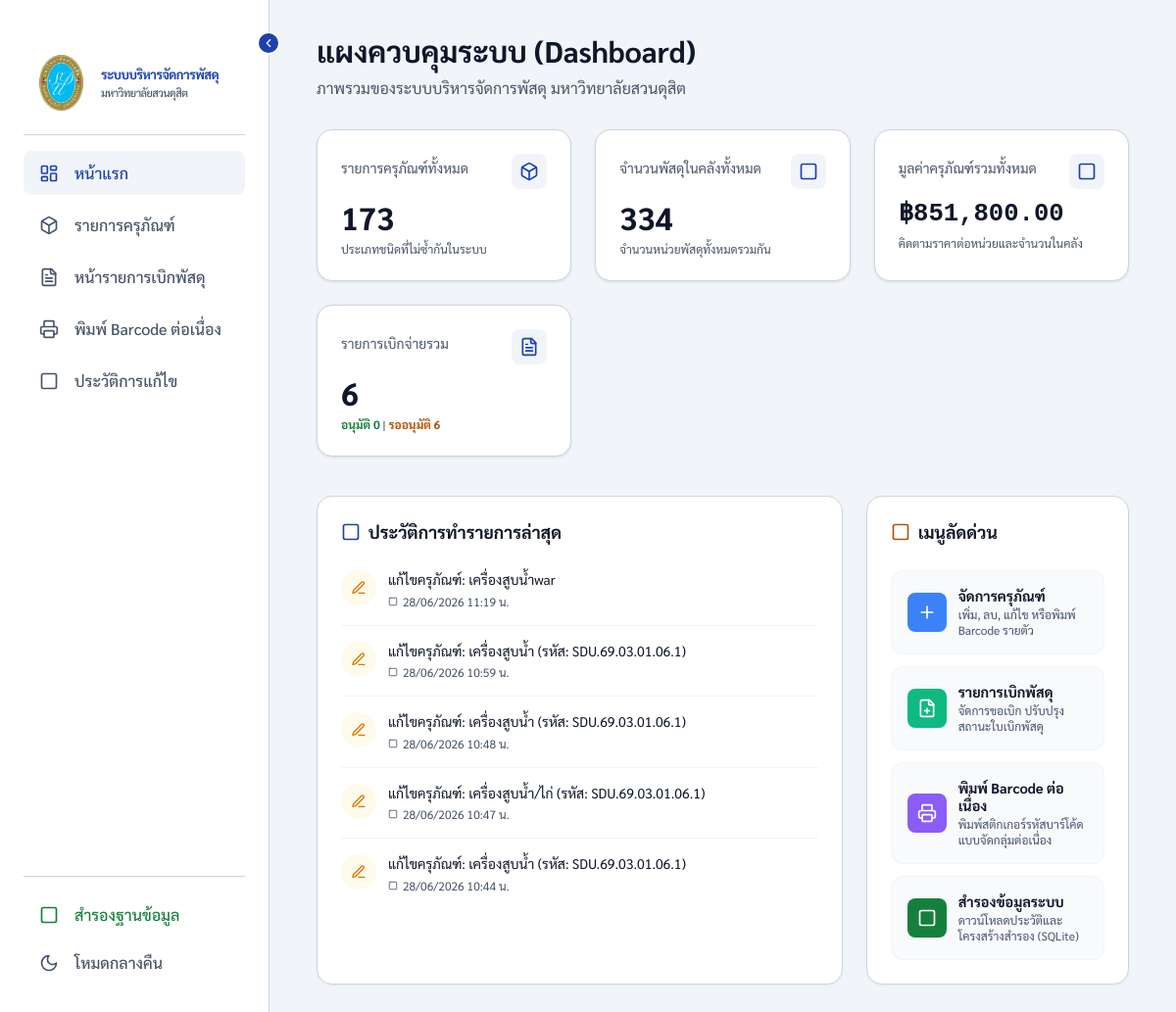
The page / on the database its author committed.
### tables this page shows
CREATE TABLE audit_logs (
        id INTEGER PRIMARY KEY AUTOINCREMENT,
        action_type VARCHAR(50) NOT NULL,
        table_name VARCHAR(50) NOT NULL,
        record_id INTEGER,
        details TEXT,
        created_at TIMESTAMP DEFAULT CURRENT_TIMESTAMP
    );

### index.php (the view, shortened to what this page needs)
<?php
require_once 'includes/db.php';
$total_items = $pdo->query("SELECT COUNT(*) FROM items")->fetchColumn();
$total_qty = $pdo->query("SELECT COALESCE(SUM(quantity), 0) FROM items")->fetchColumn();
$total_value = $pdo->query("SELECT COALESCE(SUM(quantity * unit_price), 0) FROM items")->fetchColumn();
$total_reqs = $pdo->query("SELECT COUNT(*) FROM requisitions")->fetchColumn();
$pending_reqs = $pdo->query("SELECT COUNT(*) FROM requisitions WHERE status = 'Pending'")->fetchColumn();
$approved_reqs = $pdo->query("SELECT COUNT(*) FROM requisitions WHERE status = 'Approved'")->fetchColumn();
$audit_logs = $pdo->query("SELECT * FROM audit_logs ORDER BY created_at DESC LIMIT 5")->fetchAll();
include 'includes/header.php';
?>
<div class="page-header" style="margin-bottom: 2rem;">
    <h1 class="page-title">แผงควบคุมระบบ (Dashboard)</h1>
    <p class="page-subtitle">ภาพรวมของระบบบริหารจัดการพัสดุ มหาวิทยาลัยสวนดุสิต</p>
</div>
<div class="stats-grid">
    <div class="stat-card">
        <div class="stat-header">
            <span class="stat-label">รายการครุภัณฑ์ทั้งหมด</span>
            <div class="stat-icon-wrapper">
                <i data-lucide="box" style="width: 20px; height: 20px;"></i>
            </div>
        </div>
        <div class="stat-value"><?php echo number_format($total_items); ?></div>
        <div style="font-size: 0.75rem; color: var(--text-muted); margin-top: 4px;">ประเภทชนิดที่ไม่ซ้ำกันในระบบ</div>
    </div>
    <div class="stat-card">
        <div class="stat-header">
            <span class="stat-label">จำนวนพัสดุในคลังทั้งหมด</span>
            <div class="stat-icon-wrapper">
                <i data-lucide="layers" style="width: 20px; height: 20px;"></i>
            </div>
        </div>
        <div class="stat-value"><?php echo number_format($total_qty); ?></div>
        <div style="font-size: 0.75rem; color: var(--text-muted); margin-top: 4px;">จำนวนหน่วยพัสดุทั้งหมดรวมกัน</div>
    </div>
    <div class="stat-card">
        <div class="stat-header">
            <span class="stat-label">มูลค่าครุภัณฑ์รวมทั้งหมด</span>
            <div class="stat-icon-wrapper">
                <i data-lucide="wallet" style="width: 20px; height: 20px;"></i>
            </div>
        </div>
        <div class="stat-value" style="font-size: 1.6rem; line-height: 2.2rem; font-family: monospace; font-weight: 700;">฿<?php echo number_format($total_value, 2); ?></div>
        <div style="font-size: 0.75rem; color: var(--text-muted); margin-top: 4px;">คิดตามราคาต่อหน่วยและจำนวนในคลัง</div>
    </div>
    <div class="stat-card">
        <div class="stat-header">
            <span class="stat-label">รายการเบิกจ่ายรวม</span>
            <div class="stat-icon-wrapper">
                <i data-lucide="file-text" style="width: 20px; height: 20px;"></i>
            </div>
        </div>
        <div class="stat-value"><?php echo number_format($total_reqs); ?></div>
        <div style="font-size: 0.75rem; color: var(--text-muted); margin-top: 4px;">
            <span style="color: var(--success); font-weight: 600;">อนุมัติ <?php echo $approved_reqs; ?></span> |
            <span style="color: var(--warning); font-weight: 600;">รออนุมัติ <?php echo $pending_reqs; ?></span>
        </div>
    </div>
</div>
<div class="dashboard-grid">
    <div class="panel-card">
        <div class="panel-title">
            <i data-lucide="activity" style="width: 20px; height: 20px; color: var(--primary);"></i>
            <span>ประวัติการทำรายการล่าสุด</span>
        </div>
        <div class="activity-list">
            <?php if (empty($audit_logs)): ?>
                <div style="text-align: center; color: var(--text-muted); padding: 2rem; font-style: italic; font-size: 0.9rem;">
                    ยังไม่มีข้อมูลประวัติการแก้ไขในระบบ
                </div>
            <?php else: ?>
                <?php foreach ($audit_logs as $log): ?>
                    <?php
                    $action_class = strtolower($log['action_type']);
                    $action_icon = 'info';
                    $action_text = $log['action_type'];
                    if ($action_class == 'insert') {
                        $action_icon = 'plus';
                        $action_text = 'เพิ่ม';
                    } elseif ($action_class == 'update') {
                        $action_icon = 'edit-3';
                        $action_text = 'แก้ไข';
                    } elseif ($action_class == 'delete') {
                        $action_icon = 'trash-2';
                        $action_text = 'ลบ';
                    } elseif ($action_class == 'approved') {
                        $action_icon = 'check-circle';
                        $action_text = 'อนุมัติ';
                    } elseif ($action_class == 'rejected') {
                        $action_icon = 'x-circle';
                        $action_text = 'ปฏิเสธ';
                    }
                    ?>
                    <div class="activity-item">
                        <div class="activity-icon <?php echo $action_class; ?>" title="<?php echo $action_text; ?>">
                            <i data-lucide="<?php echo $action_icon; ?>" style="width: 16px; height: 16px;"></i>
                        </div>
                        <div class="activity-content">
                            <div class="activity-text">
                                <?php echo htmlspecialchars($log['details']); ?>
                            </div>
                            <div class="activity-time">
                                <i data-lucide="clock" style="width: 10px; height: 10px; display: inline-block; vertical-align: middle; margin-right: 2px;"></i>
                                <span style="vertical-align: middle;"><?php echo date('d/m/Y H:i น.', strtotime($log['created_at'])); ?></span>
                            </div>
                        </div>
                    </div>
                <?php endforeach; ?>
            <?php endif; ?>
        </div>
    </div>
    <div class="panel-card">
        <div class="panel-title">
            <i data-lucide="zap" style="width: 20px; height: 20px; color: var(--warning);"></i>
            <span>เมนูลัดด่วน</span>
        </div>
        <div class="quick-actions-list">
            <a href="items.php" class="quick-action-card">
                <div class="quick-action-icon" style="background: #3b82f6;">
                    <i data-lucide="plus" style="width: 20px; height: 20px;"></i>
                </div>
                <div class="quick-action-info">
                    <span class="quick-action-name">จัดการครุภัณฑ์</span>
                    <span class="quick-action-desc">เพิ่ม, ลบ, แก้ไข หรือพิมพ์ Barcode รายตัว</span>
                </div>
            </a>
            <a href="requisitions.php" class="quick-action-card">
                <div class="quick-action-icon" style="background: #10b981;">
                    <i data-lucide="file-plus" style="width: 20px; height: 20px;"></i>
                </div>
                <div class="quick-action-info">
                    <span class="quick-action-name">รายการเบิกพัสดุ</span>
                    <span class="quick-action-desc">จัดการขอเบิก ปรับปรุงสถานะใบเบิกพัสดุ</span>
                </div>
            </a>
            <a href="print_barcode_range.php" class="quick-action-card">
                <div class="quick-action-icon" style="background: #8b5cf6;">
                    <i data-lucide="printer" style="width: 20px; height: 20px;"></i>
                </div>
                <div class="quick-action-info">
                    <span class="quick-action-name">พิมพ์ Barcode ต่อเนื่อง</span>
                    <span class="quick-action-desc">พิมพ์สติกเกอร์รหัสบาร์โค้ดแบบจัดกลุ่มต่อเนื่อง</span>
                </div>
            </a>
            <a href="api_backup.php" class="quick-action-card">
                <div class="quick-action-icon" style="background: #15803d;">
                    <i data-lucide="download" style="width: 20px; height: 20px;"></i>
                </div>
                <div class="quick-action-info">
                    <span class="quick-action-name">สำรองข้อมูลระบบ</span>
                    <span class="quick-action-desc">ดาวน์โหลดประวัติและโครงสร้างสำรอง (SQLite)</span>
                </div>
            </a>
        </div>
    </div>
</div>
<?php
include 'includes/footer.php';
?>

### assets/style.css (style rules this page uses)
:root { --primary: #1e40af; --primary-hover: #1e3a8a; --bg: #f1f5f9; --card: #ffffff; --text: #0f172a; --text-muted: #475569; --border: #cbd5e1; --success: #15803d; --warning: #b45309; --danger: #b91c1c; --bg-hover: #f1f5f9; --bg-subtle: #f8fafc; --border-subtle: #f1f5f9; }
* { margin: 0; padding: 0; box-sizing: border-box; font-family: 'Sarabun', 'Leelawadee UI', 'Segoe UI', Tahoma, sans-serif; }
html { background-color: var(--bg); color: var(--text); overflow-x: hidden; }
body { background-color: var(--bg); color: var(--text); display: flex; min-height: 100vh; overflow-x: hidden; }
.page-header { margin-bottom: 2.5rem; }
.page-title { font-size: 1.875rem; font-weight: 700; margin-bottom: 0.5rem; }
.page-subtitle { color: var(--text-muted); }
.stats-grid { display: grid; grid-template-columns: repeat(auto-fit, minmax(240px, 1fr)); gap: 1.5rem; margin-bottom: 2.5rem; }
.stat-card { background: var(--card); padding: 1.5rem; border-radius: 1rem; border: 1px solid var(--border); box-shadow: 0 1px 3px rgba(0, 0, 0, 0.1); }
.stat-label { color: var(--text-muted); font-size: 0.875rem; margin-bottom: 0.5rem; }
.stat-value { font-size: 2rem; font-weight: 700; }

### assets/libs/tom-select.css (style rules this page uses)
:root { --ts-pr-clear-button: 0; --ts-pr-caret: 0; --ts-pr-min: .75rem; }

### index.php (style rules this page uses)
.dashboard-grid { display: grid; grid-template-columns: 2fr 1fr; gap: 1.5rem; }
.panel-card { background: var(--card); border: 1px solid var(--border); border-radius: 1rem; padding: 1.5rem; box-shadow: 0 1px 3px rgba(0, 0, 0, 0.05); display: flex; flex-direction: column; gap: 1.25rem; }
.panel-title { font-size: 1.1rem; font-weight: 700; display: flex; align-items: center; gap: 8px; color: var(--text); margin-bottom: 0.5rem; }
.activity-list { display: flex; flex-direction: column; gap: 1rem; }
.activity-item { display: flex; gap: 12px; padding-bottom: 1rem; border-bottom: 1px solid var(--border-subtle); }
.activity-item:last-child { border-bottom: none; padding-bottom: 0; }
.activity-icon { flex-shrink: 0; width: 36px; height: 36px; border-radius: 50%; display: flex; align-items: center; justify-content: center; background: var(--bg-hover); color: var(--text-muted); }
.activity-icon.update { background: #fffbeb; color: #d97706; }
.activity-content { flex: 1; display: flex; flex-direction: column; gap: 2px; }
.activity-text { font-size: 0.875rem; color: var(--text); line-height: 1.4; }
.activity-time { font-size: 0.75rem; color: var(--text-muted); }
.quick-actions-list { display: flex; flex-direction: column; gap: 0.75rem; }
.quick-action-card { display: flex; align-items: center; gap: 12px; padding: 1rem; background: var(--bg-subtle); border: 1px solid var(--border-subtle); border-radius: 0.75rem; text-decoration: none; color: var(--text); transition: all 0.2s ease; }
.quick-action-icon { width: 40px; height: 40px; border-radius: 8px; display: flex; align-items: center; justify-content: center; background: var(--primary); color: white; }
.quick-action-info { flex: 1; display: flex; flex-direction: column; gap: 2px; }
.quick-action-name { font-weight: 600; font-size: 0.9rem; }
.quick-action-desc { font-size: 0.75rem; color: var(--text-muted); }
.stat-header { display: flex; justify-content: space-between; align-items: center; margin-bottom: 0.5rem; }
.stat-icon-wrapper { color: var(--primary); background: var(--bg-hover); padding: 8px; border-radius: 8px; display: flex; align-items: center; justify-content: center; }
.stat-value { font-size: 2rem; font-weight: 700; color: var(--text); }

### rows shown on the page
audit_logs: details "แก้ไขครุภัณฑ์: เครื่องสูบน้ำwar", created_at "28/06/2026 11:19 น."
audit_logs: details "แก้ไขครุภัณฑ์: เครื่องสูบน้ำ (รหัส: SDU.69.03.01.06.1)", created_at "28/06/2026 10:59 น."
audit_logs: details "แก้ไขครุภัณฑ์: เครื่องสูบน้ำ (รหัส: SDU.69.03.01.06.1)", created_at "28/06/2026 10:48 น."
audit_logs: details "แก้ไขครุภัณฑ์: เครื่องสูบน้ำ/ไก่ (รหัส: SDU.69.03.01.06.1)", created_at "28/06/2026 10:47 น."
audit_logs: details "แก้ไขครุภัณฑ์: เครื่องสูบน้ำ (รหัส: SDU.69.03.01.06.1)", created_at "28/06/2026 10:44 น."

### other values the page prints
$total_items "173"
$total_qty "334"
$total_value "851,800.00"
$total_reqs "6"
$approved_reqs "0"
$pending_reqs "6"
